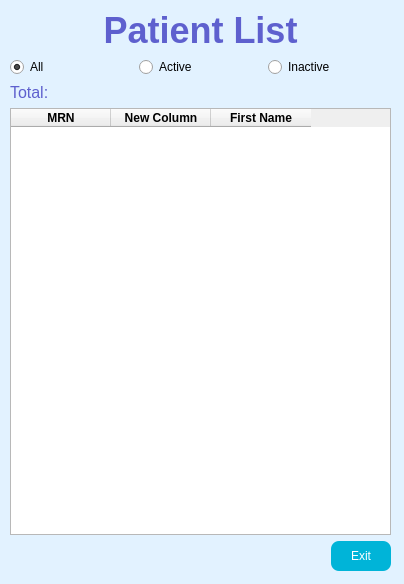
<?xml version="1.0" encoding="UTF-8"?>
<ui version="4.0">
 <class>DlgPatients</class>
 <widget class="QDialog" name="DlgPatients">
  <property name="geometry">
   <rect>
    <x>0</x>
    <y>0</y>
    <width>404</width>
    <height>584</height>
   </rect>
  </property>
  <property name="windowTitle">
   <string>Patient List</string>
  </property>
  <property name="styleSheet">
   <string notr="true">QDialog {
	background-color: #e2f2ff;
}

QPushButton {
	background-color: #00b4d8;
	color: white;
	border-radius: 8px;
	font-family: &quot;Readex Pro&quot;;
	font: 12px;
}

QPushButton::hover{
	border: 3px solid #0077b6;
}

QLineEdit {
	border: none;
	background-color: #e2f2ff;
}

QLabel {
	color: #5E60CE;
	font-family: &quot;Raleway&quot;;
	font-size: 16px;
}

QLabel#lblHeader {
	font-family: &quot;Raleway&quot;;
	font-size: 36px;	
	font-weight: bold;
	margin: 0;
}</string>
  </property>
  <widget class="QWidget" name="">
   <property name="geometry">
    <rect>
     <x>10</x>
     <y>10</y>
     <width>381</width>
     <height>561</height>
    </rect>
   </property>
   <layout class="QVBoxLayout" name="lytMain">
    <item>
     <widget class="QLabel" name="lblHeader">
      <property name="text">
       <string>Patient List</string>
      </property>
      <property name="alignment">
       <set>Qt::AlignCenter</set>
      </property>
     </widget>
    </item>
    <item>
     <layout class="QHBoxLayout" name="lytRadioButton">
      <item>
       <widget class="QRadioButton" name="rbtAll">
        <property name="styleSheet">
         <string notr="true"/>
        </property>
        <property name="text">
         <string>All</string>
        </property>
        <property name="checked">
         <bool>true</bool>
        </property>
        <attribute name="buttonGroup">
         <string notr="true">buttonGroup</string>
        </attribute>
       </widget>
      </item>
      <item>
       <widget class="QRadioButton" name="rbtActive">
        <property name="styleSheet">
         <string notr="true"/>
        </property>
        <property name="text">
         <string>Active</string>
        </property>
        <attribute name="buttonGroup">
         <string notr="true">buttonGroup</string>
        </attribute>
       </widget>
      </item>
      <item>
       <widget class="QRadioButton" name="rbtInactive">
        <property name="styleSheet">
         <string notr="true"/>
        </property>
        <property name="text">
         <string>Inactive</string>
        </property>
        <attribute name="buttonGroup">
         <string notr="true">buttonGroup</string>
        </attribute>
       </widget>
      </item>
     </layout>
    </item>
    <item>
     <layout class="QHBoxLayout" name="lytTotal">
      <item>
       <widget class="QLabel" name="lblTotal">
        <property name="text">
         <string>Total:</string>
        </property>
       </widget>
      </item>
      <item>
       <widget class="QLineEdit" name="ledTotal">
        <property name="readOnly">
         <bool>true</bool>
        </property>
       </widget>
      </item>
     </layout>
    </item>
    <item>
     <widget class="QTableWidget" name="tableWidget">
      <column>
       <property name="text">
        <string>MRN</string>
       </property>
       <property name="font">
        <font>
         <weight>75</weight>
         <bold>true</bold>
        </font>
       </property>
       <property name="background">
        <color>
         <red>0</red>
         <green>170</green>
         <blue>255</blue>
        </color>
       </property>
      </column>
      <column>
       <property name="text">
        <string>New Column</string>
       </property>
       <property name="font">
        <font>
         <weight>75</weight>
         <bold>true</bold>
        </font>
       </property>
      </column>
      <column>
       <property name="text">
        <string>First Name</string>
       </property>
       <property name="font">
        <font>
         <weight>75</weight>
         <bold>true</bold>
        </font>
       </property>
      </column>
     </widget>
    </item>
    <item>
     <layout class="QHBoxLayout" name="lytExit">
      <item>
       <spacer name="horizontalSpacer">
        <property name="orientation">
         <enum>Qt::Horizontal</enum>
        </property>
        <property name="sizeHint" stdset="0">
         <size>
          <width>40</width>
          <height>20</height>
         </size>
        </property>
       </spacer>
      </item>
      <item>
       <widget class="QPushButton" name="btnExit">
        <property name="minimumSize">
         <size>
          <width>60</width>
          <height>30</height>
         </size>
        </property>
        <property name="text">
         <string>Exit</string>
        </property>
       </widget>
      </item>
     </layout>
    </item>
   </layout>
  </widget>
 </widget>
 <resources>
  <include location="../resource/resource.qrc"/>
 </resources>
 <connections/>
 <buttongroups>
  <buttongroup name="buttonGroup"/>
 </buttongroups>
</ui>
